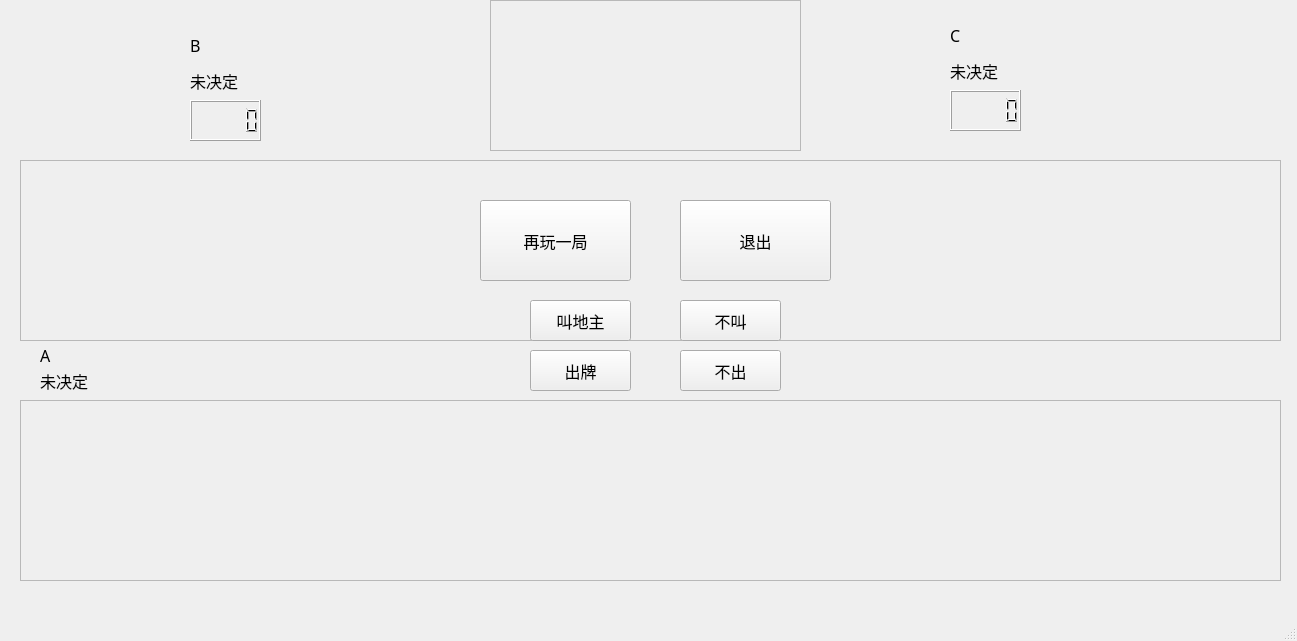
<?xml version="1.0" encoding="UTF-8"?>
<ui version="4.0">
 <class>MainWindow</class>
 <widget class="QMainWindow" name="MainWindow">
  <property name="geometry">
   <rect>
    <x>0</x>
    <y>0</y>
    <width>1297</width>
    <height>641</height>
   </rect>
  </property>
  <property name="windowTitle">
   <string>MainWindow</string>
  </property>
  <widget class="QWidget" name="centralwidget">
   <widget class="QLabel" name="AA">
    <property name="geometry">
     <rect>
      <x>40</x>
      <y>340</y>
      <width>101</width>
      <height>31</height>
     </rect>
    </property>
    <property name="font">
     <font>
      <family>微软雅黑 Light</family>
      <pointsize>12</pointsize>
     </font>
    </property>
    <property name="text">
     <string>A</string>
    </property>
   </widget>
   <widget class="QLabel" name="BB">
    <property name="geometry">
     <rect>
      <x>190</x>
      <y>30</y>
      <width>91</width>
      <height>31</height>
     </rect>
    </property>
    <property name="font">
     <font>
      <family>微软雅黑 Light</family>
      <pointsize>12</pointsize>
     </font>
    </property>
    <property name="text">
     <string>B</string>
    </property>
   </widget>
   <widget class="QPushButton" name="play">
    <property name="geometry">
     <rect>
      <x>530</x>
      <y>350</y>
      <width>101</width>
      <height>41</height>
     </rect>
    </property>
    <property name="font">
     <font>
      <family>微软雅黑 Light</family>
      <pointsize>12</pointsize>
     </font>
    </property>
    <property name="text">
     <string>出牌</string>
    </property>
   </widget>
   <widget class="QLCDNumber" name="Bcard">
    <property name="geometry">
     <rect>
      <x>190</x>
      <y>100</y>
      <width>71</width>
      <height>41</height>
     </rect>
    </property>
   </widget>
   <widget class="QLCDNumber" name="Ccard">
    <property name="geometry">
     <rect>
      <x>950</x>
      <y>90</y>
      <width>71</width>
      <height>41</height>
     </rect>
    </property>
   </widget>
   <widget class="QPushButton" name="notLandlord">
    <property name="geometry">
     <rect>
      <x>680</x>
      <y>300</y>
      <width>101</width>
      <height>41</height>
     </rect>
    </property>
    <property name="font">
     <font>
      <family>微软雅黑 Light</family>
      <pointsize>12</pointsize>
     </font>
    </property>
    <property name="text">
     <string>不叫</string>
    </property>
   </widget>
   <widget class="QLabel" name="BisLandlord">
    <property name="geometry">
     <rect>
      <x>190</x>
      <y>60</y>
      <width>81</width>
      <height>41</height>
     </rect>
    </property>
    <property name="font">
     <font>
      <family>微软雅黑 Light</family>
      <pointsize>12</pointsize>
     </font>
    </property>
    <property name="text">
     <string>未决定</string>
    </property>
   </widget>
   <widget class="QLabel" name="CC">
    <property name="geometry">
     <rect>
      <x>950</x>
      <y>20</y>
      <width>131</width>
      <height>31</height>
     </rect>
    </property>
    <property name="font">
     <font>
      <family>微软雅黑 Light</family>
      <pointsize>12</pointsize>
     </font>
    </property>
    <property name="text">
     <string>C</string>
    </property>
   </widget>
   <widget class="QLabel" name="CisLandlord">
    <property name="geometry">
     <rect>
      <x>950</x>
      <y>50</y>
      <width>71</width>
      <height>41</height>
     </rect>
    </property>
    <property name="font">
     <font>
      <family>微软雅黑 Light</family>
      <pointsize>12</pointsize>
     </font>
    </property>
    <property name="text">
     <string>未决定</string>
    </property>
   </widget>
   <widget class="QPushButton" name="beLandlord">
    <property name="geometry">
     <rect>
      <x>530</x>
      <y>300</y>
      <width>101</width>
      <height>41</height>
     </rect>
    </property>
    <property name="font">
     <font>
      <family>微软雅黑 Light</family>
      <pointsize>12</pointsize>
     </font>
    </property>
    <property name="text">
     <string>叫地主</string>
    </property>
   </widget>
   <widget class="QPushButton" name="pass">
    <property name="geometry">
     <rect>
      <x>680</x>
      <y>350</y>
      <width>101</width>
      <height>41</height>
     </rect>
    </property>
    <property name="font">
     <font>
      <family>微软雅黑 Light</family>
      <pointsize>12</pointsize>
     </font>
    </property>
    <property name="text">
     <string>不出</string>
    </property>
   </widget>
   <widget class="QFrame" name="frame">
    <property name="geometry">
     <rect>
      <x>20</x>
      <y>400</y>
      <width>1261</width>
      <height>181</height>
     </rect>
    </property>
    <property name="frameShape">
     <enum>QFrame::StyledPanel</enum>
    </property>
    <property name="frameShadow">
     <enum>QFrame::Raised</enum>
    </property>
   </widget>
   <widget class="QFrame" name="landlord3Card">
    <property name="geometry">
     <rect>
      <x>490</x>
      <y>0</y>
      <width>311</width>
      <height>151</height>
     </rect>
    </property>
    <property name="frameShape">
     <enum>QFrame::StyledPanel</enum>
    </property>
    <property name="frameShadow">
     <enum>QFrame::Raised</enum>
    </property>
   </widget>
   <widget class="QLabel" name="AisLandlord">
    <property name="geometry">
     <rect>
      <x>40</x>
      <y>360</y>
      <width>81</width>
      <height>41</height>
     </rect>
    </property>
    <property name="font">
     <font>
      <family>微软雅黑 Light</family>
      <pointsize>12</pointsize>
     </font>
    </property>
    <property name="text">
     <string>未决定</string>
    </property>
   </widget>
   <widget class="QFrame" name="frame_2">
    <property name="geometry">
     <rect>
      <x>20</x>
      <y>160</y>
      <width>1261</width>
      <height>181</height>
     </rect>
    </property>
    <property name="frameShape">
     <enum>QFrame::StyledPanel</enum>
    </property>
    <property name="frameShadow">
     <enum>QFrame::Raised</enum>
    </property>
    <widget class="QPushButton" name="restartButton">
     <property name="geometry">
      <rect>
       <x>460</x>
       <y>40</y>
       <width>151</width>
       <height>81</height>
      </rect>
     </property>
     <property name="font">
      <font>
       <family>微软雅黑 Light</family>
       <pointsize>12</pointsize>
      </font>
     </property>
     <property name="text">
      <string>再玩一局</string>
     </property>
    </widget>
    <widget class="QPushButton" name="exitButton">
     <property name="geometry">
      <rect>
       <x>660</x>
       <y>40</y>
       <width>151</width>
       <height>81</height>
      </rect>
     </property>
     <property name="font">
      <font>
       <family>微软雅黑 Light</family>
       <pointsize>12</pointsize>
      </font>
     </property>
     <property name="text">
      <string>退出</string>
     </property>
    </widget>
   </widget>
   <zorder>frame_2</zorder>
   <zorder>AA</zorder>
   <zorder>BB</zorder>
   <zorder>play</zorder>
   <zorder>Bcard</zorder>
   <zorder>Ccard</zorder>
   <zorder>notLandlord</zorder>
   <zorder>BisLandlord</zorder>
   <zorder>CC</zorder>
   <zorder>CisLandlord</zorder>
   <zorder>beLandlord</zorder>
   <zorder>pass</zorder>
   <zorder>frame</zorder>
   <zorder>landlord3Card</zorder>
   <zorder>AisLandlord</zorder>
  </widget>
  <widget class="QMenuBar" name="menubar">
   <property name="geometry">
    <rect>
     <x>0</x>
     <y>0</y>
     <width>1297</width>
     <height>21</height>
    </rect>
   </property>
  </widget>
  <widget class="QStatusBar" name="statusbar"/>
 </widget>
 <resources/>
 <connections/>
</ui>
